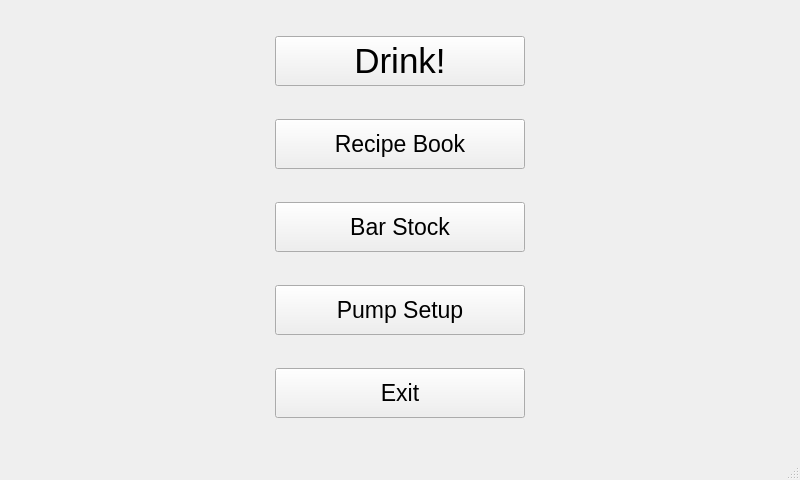
<?xml version="1.0" encoding="UTF-8"?>
<ui version="4.0">
 <class>MainMenu</class>
 <widget class="QMainWindow" name="MainMenu">
  <property name="geometry">
   <rect>
    <x>0</x>
    <y>0</y>
    <width>800</width>
    <height>480</height>
   </rect>
  </property>
  <property name="windowTitle">
   <string>Drink Machine</string>
  </property>
  <property name="windowIcon">
   <iconset>
    <normaloff>../images/icons/Bronx.ico</normaloff>../images/icons/Bronx.ico</iconset>
  </property>
  <property name="autoFillBackground">
   <bool>false</bool>
  </property>
  <widget class="QWidget" name="centralwidget">
   <layout class="QHBoxLayout" name="horizontalLayout">
    <item>
     <spacer name="horizontalSpacer">
      <property name="orientation">
       <enum>Qt::Horizontal</enum>
      </property>
      <property name="sizeHint" stdset="0">
       <size>
        <width>40</width>
        <height>20</height>
       </size>
      </property>
     </spacer>
    </item>
    <item>
     <layout class="QVBoxLayout" name="verticalLayout">
      <item>
       <widget class="QPushButton" name="btn_drink">
        <property name="minimumSize">
         <size>
          <width>250</width>
          <height>50</height>
         </size>
        </property>
        <property name="font">
         <font>
          <pointsize>26</pointsize>
         </font>
        </property>
        <property name="text">
         <string>Drink!</string>
        </property>
       </widget>
      </item>
      <item>
       <widget class="QPushButton" name="btn_recipe">
        <property name="minimumSize">
         <size>
          <width>250</width>
          <height>50</height>
         </size>
        </property>
        <property name="font">
         <font>
          <pointsize>17</pointsize>
         </font>
        </property>
        <property name="text">
         <string>Recipe Book</string>
        </property>
       </widget>
      </item>
      <item>
       <widget class="QPushButton" name="btn_bar">
        <property name="minimumSize">
         <size>
          <width>250</width>
          <height>50</height>
         </size>
        </property>
        <property name="font">
         <font>
          <pointsize>17</pointsize>
         </font>
        </property>
        <property name="text">
         <string>Bar Stock</string>
        </property>
       </widget>
      </item>
      <item>
       <widget class="QPushButton" name="btn_pump">
        <property name="minimumSize">
         <size>
          <width>250</width>
          <height>50</height>
         </size>
        </property>
        <property name="font">
         <font>
          <pointsize>17</pointsize>
         </font>
        </property>
        <property name="text">
         <string>Pump Setup</string>
        </property>
       </widget>
      </item>
      <item>
       <widget class="QPushButton" name="btn_exit">
        <property name="minimumSize">
         <size>
          <width>250</width>
          <height>50</height>
         </size>
        </property>
        <property name="font">
         <font>
          <pointsize>17</pointsize>
         </font>
        </property>
        <property name="text">
         <string>Exit</string>
        </property>
       </widget>
      </item>
     </layout>
    </item>
    <item>
     <spacer name="horizontalSpacer_2">
      <property name="orientation">
       <enum>Qt::Horizontal</enum>
      </property>
      <property name="sizeHint" stdset="0">
       <size>
        <width>40</width>
        <height>20</height>
       </size>
      </property>
     </spacer>
    </item>
   </layout>
  </widget>
  <widget class="QStatusBar" name="statusbar"/>
 </widget>
 <resources/>
 <connections/>
</ui>
